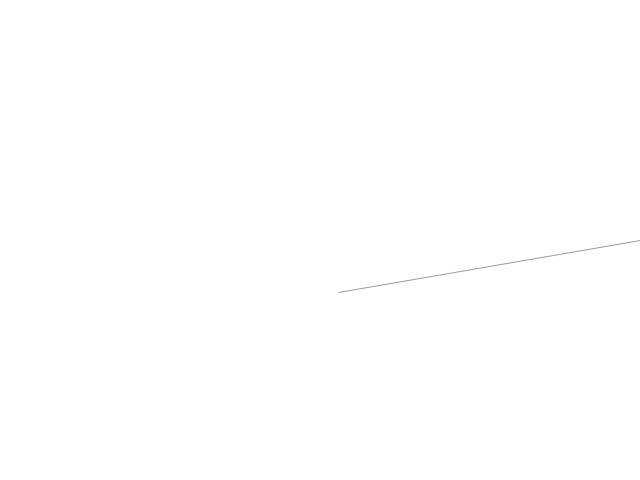
Frame 1 (no input)
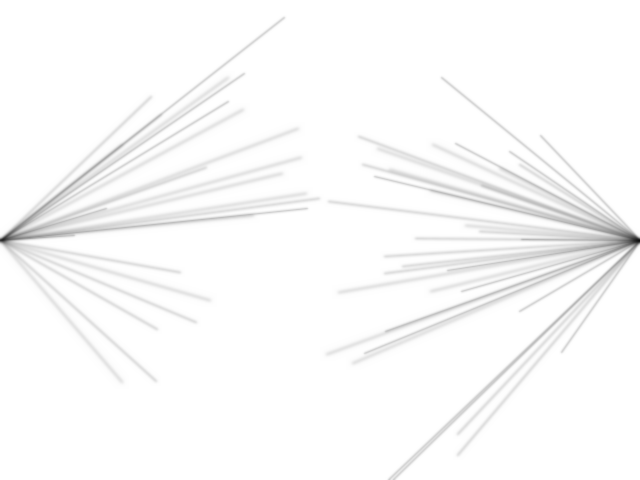
Frame 60 (the mouse pressed at the canvas centre just before this capture)
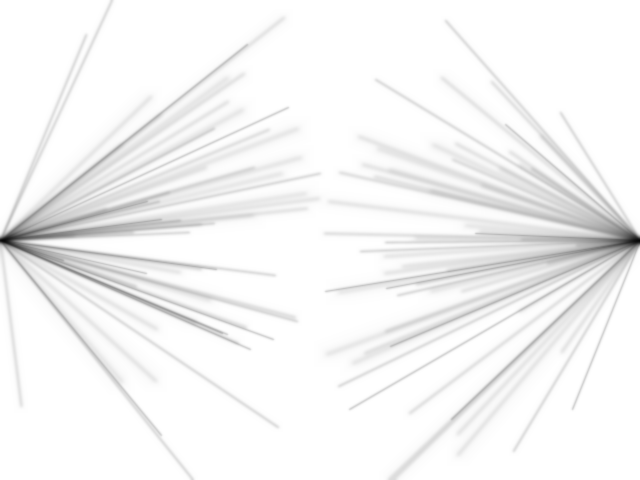
Frame 120 (the mouse held since frame 60 and released just before this capture)

The Processing sketch that drew these frames (run headless with seeded random() and noise(); from frame 60 on, the mouse is pressed at the canvas centre):

// Processing sketch: sketch_200304a
// ── sketch_200304a.pde
int _x, _y;
int slider, sliderVector;
int reach;
color[] c;
color black = color(0, 100);
int c1, c2;
boolean up = true;

void setup() {
  size(640, 480);
  //size(320, 240);
  background(255);
  stroke(0, 100);
  _x = width/2;
  _y = height/2;
  slider = height/2;
  sliderVector = 1;
  reach = 0;
  c = new color[5];
  c[0] = color(255, 0, 193, 100);
  c[1] = color(151, 0, 255, 100);
  c[2] = color(77, 0, 255, 100);
  c[3] = color(22, 255, 249, 100);
  c[4] = color(23, 183, 255, 100);
  c1 = 2;
  c2 = 1;
}

void draw() {
  int x = int(randomGaussian() * width/5) + width/2;
  int y = int(randomGaussian() * height/4) + height/2;
  type2(x, y);
  _x = x;
  _y = y;
}

void type1(int x, int y) {
  line(x,y, _x, _y);
}

void type2(int x, int y) {
  if (x > width/2) {
    line(width, height/2, x, y);
  } else {
    line(0, height/2, x, y);
  }
  if (frameCount % 20 == 0) {
    if (up) {
      filter(BLUR);
    } else {
      filter(INVERT);
      filter(BLUR);
      filter(INVERT);
    }
    //println(frameCount);
  }
  if (frameCount % 3000 == 0) {
    up = !up;
    println(up);
  }
}


void type3(int x, int y) {
  if (x > width/2) {
    stroke(c[c1]);
    line(width, slider, x - reach, y);
  } else {
    stroke(c[c2]);
    line(0, slider, x + reach, y);
  }
  slider += sliderVector;
  if (slider < 0 | slider > height) sliderVector*=-1;
  
  if (frameCount % 20 == 0) {
    filter(INVERT);
    filter(BLUR);
    filter(INVERT);
    reach++;
  }
  if (frameCount % 200 == 0) {
    c1++;
    if (c1 == 5) c1 = 0;
    c2++;
    if (c2 == 5) c2 = 0;
  }
}
